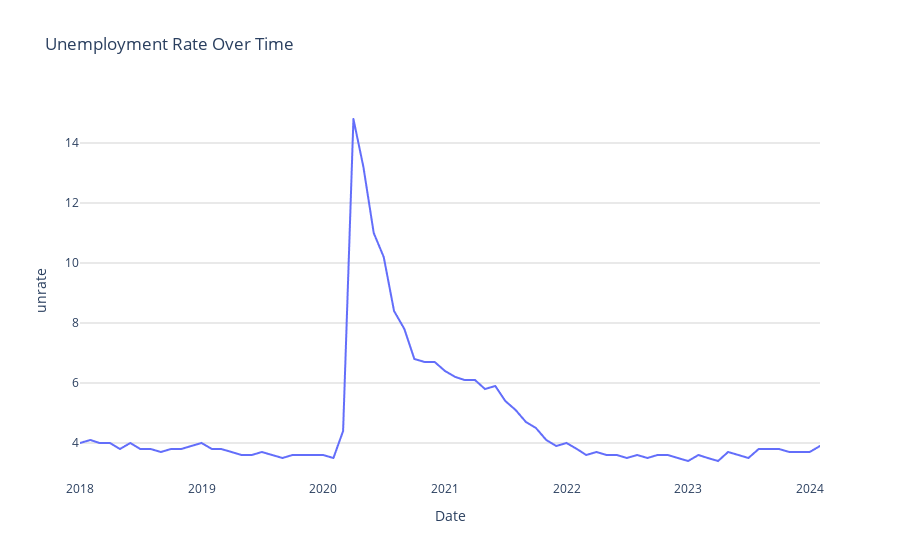

Notebook cell for this chart:
### Code cell
plot_time_series_plotly(processed_unrate_df, 'index', 'unrate', 'Unemployment Rate Over Time')

### Figure 1 — Plotly figure (JSON) as saved in the notebook; plotly's stock layout.template omitted (floating-point values rounded to 4 significant figures; data arrays with more than 128 entries replaced by an {"elided": "..."} marker saying what was removed)
{"data": [{"hovertemplate": "index=%{x}<br>unrate=%{y}<extra></extra>", "legendgroup": "", "line": {"color": "#636efa", "dash": "solid"}, "marker": {"symbol": "circle"}, "mode": "lines", "name": "", "showlegend": false, "type": "scattergl", "x": {"elided": "2223 str values"}, "xaxis": "x", "y": {"elided": "2223 float values"}, "yaxis": "y"}], "layout": {"legend": {"tracegroupgap": 0}, "plot_bgcolor": "white", "title": {"text": "Unemployment Rate Over Time"}, "xaxis": {"anchor": "y", "domain": [0, 1], "showgrid": false, "title": {"text": "Date"}}, "yaxis": {"anchor": "x", "domain": [0, 1], "gridcolor": "lightgrey", "showgrid": true, "title": {"text": "unrate"}}}}
